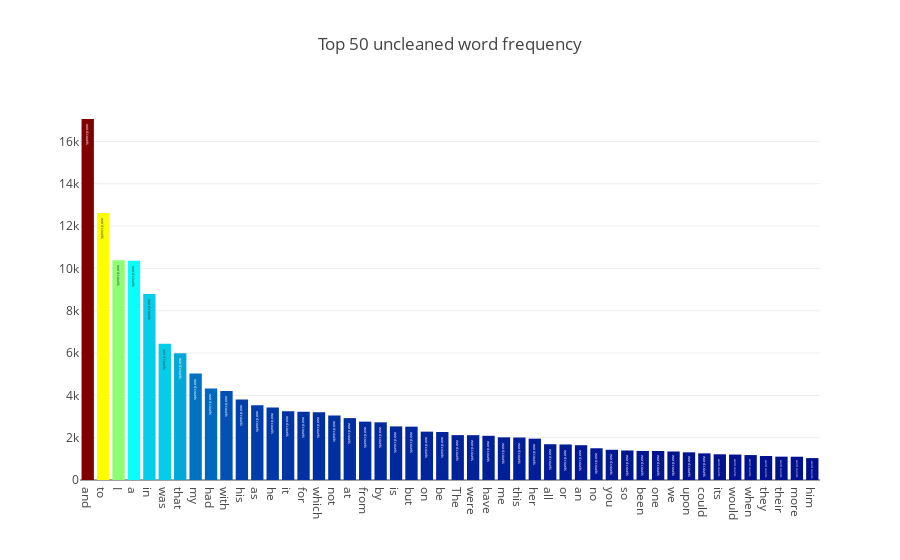

Notebook cell for this chart:
### Code cell
data=[go.Bar(
        x=all_words.index.values[2:50],
        y=all_words.values[2:50],
    marker=dict(colorscale='Jet',color=all_words),
    text='word counts'
)]
layout=go.Layout(title='Top 50 uncleaned word frequency')

fig=go.Figure(data=data,layout=layout)
py.iplot(fig,filename='basic-bar')

### Figure 1 — Plotly figure (JSON) as saved in the notebook; plotly's stock layout.template omitted (floating-point values rounded to 4 significant figures; data arrays with more than 128 entries replaced by an {"elided": "..."} marker saying what was removed)
{"data": [{"marker": {"color": {"elided": "47556 int values"}, "colorscale": "Jet"}, "text": "word counts", "type": "bar", "x": ["and", "to", "I", "a", "in", "was", "that", "my", "had", "with", "his", "as", "he", "it", "for", "which", "not", "at", "from", "by", "is", "but", "on", "be", "The", "were", "have", "me", "this", "her", "all", "or", "an", "no", "you", "so", "been", "one", "we", "upon", "could", "its", "would", "when", "they", "their", "more", "him"], "y": [17059, 12615, 10382, 10359, 8787, 6440, 5988, 5037, 4324, 4207, 3802, 3528, 3422, 3247, 3227, 3203, 3048, 2925, 2758, 2725, 2533, 2521, 2285, 2268, 2121, 2118, 2089, 2015, 2007, 1953, 1691, 1679, 1644, 1500, 1428, 1395, 1373, 1372, 1347, 1308, 1259, 1215, 1202, 1178, 1134, 1104, 1100, 1036]}], "layout": {"title": "Top 50 uncleaned word frequency"}}
